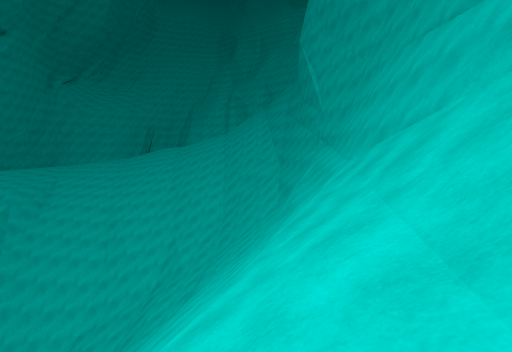
[1] (above)

24 first-person views from a walk through a 3-D level made in the Unity game engine. The camera is 1.3 m above the floor, tilts 6° down and sees 85° across. The floor is counted in squares, 2 m on a side. Each view is taken from the middle of a square. On the plan, view 1 faces up. The plan holds only what a view shows up to about 9 squares ahead; the rest is blank. The place goes on beyond the plan. The player character is not drawn.

[2]
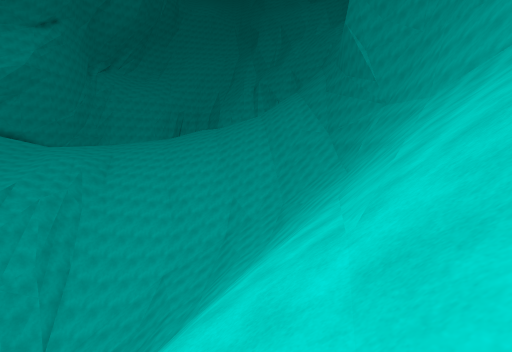

[3]
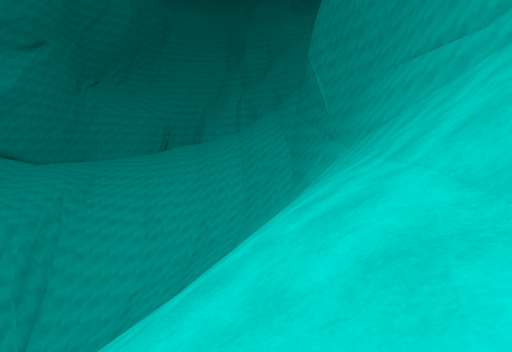

[4]
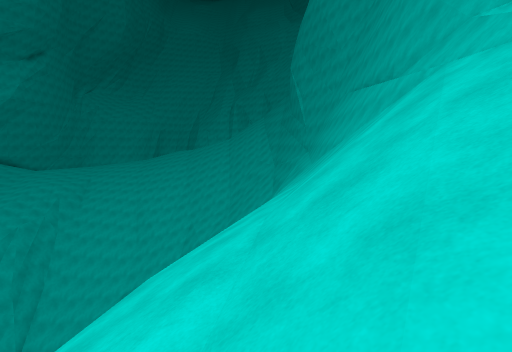

[5]
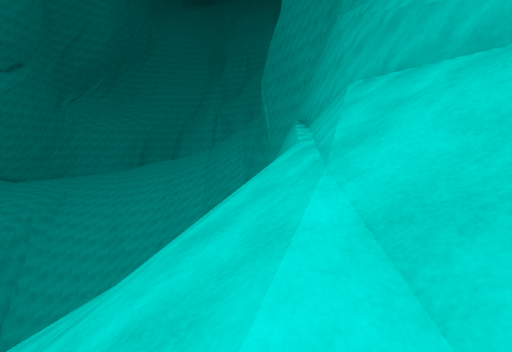

[6]
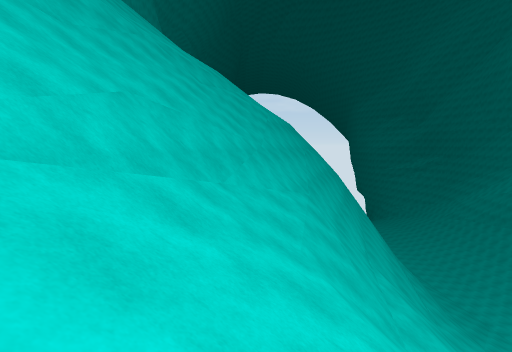

[7]
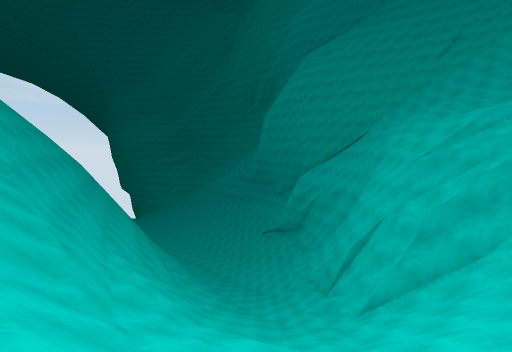

[8]
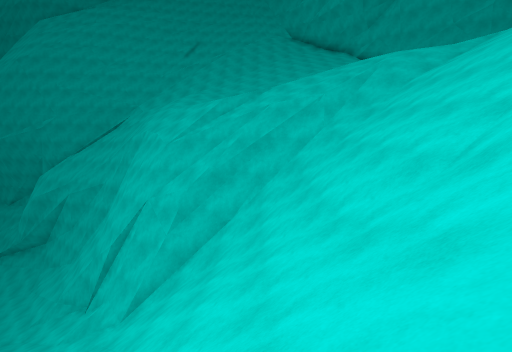

[9]
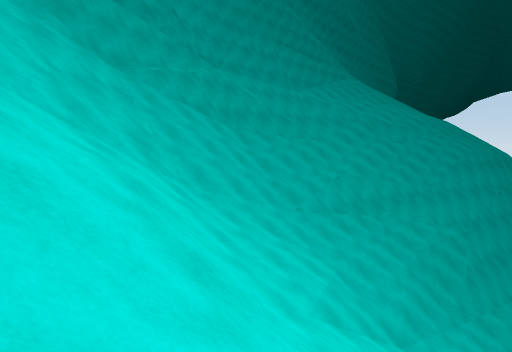

[10]
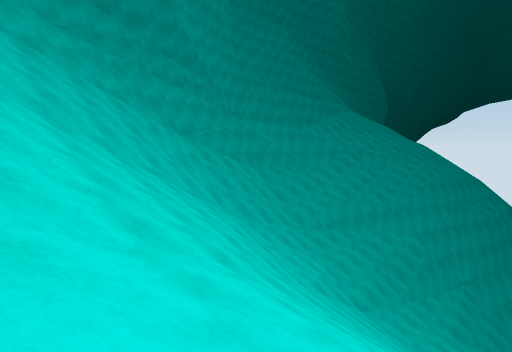

[11]
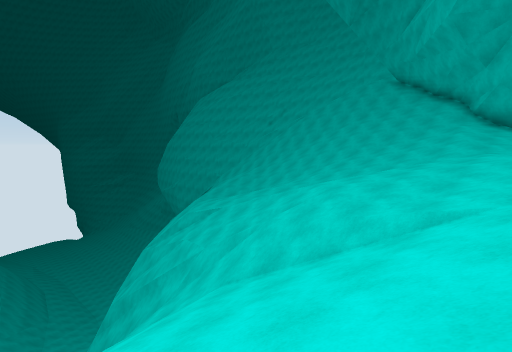

[12]
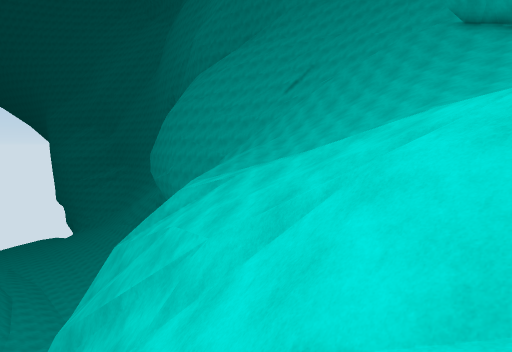

[13]
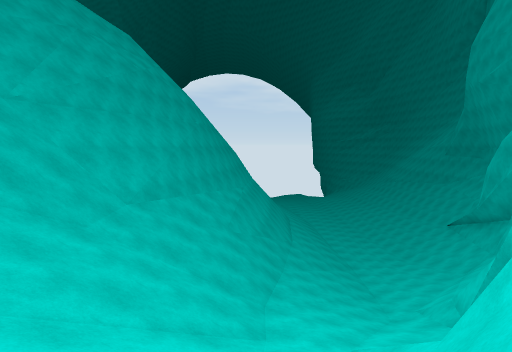

[14]
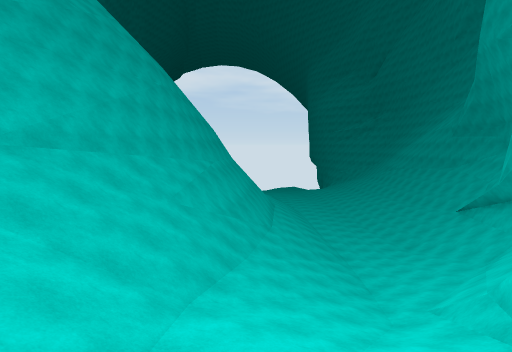

[15]
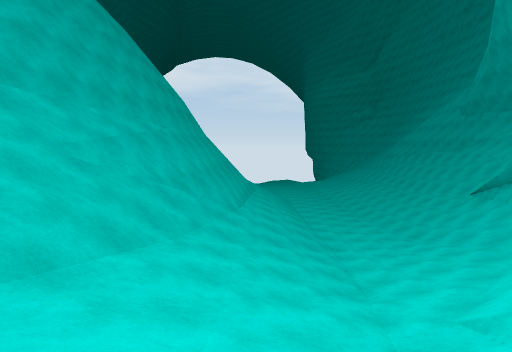

[16]
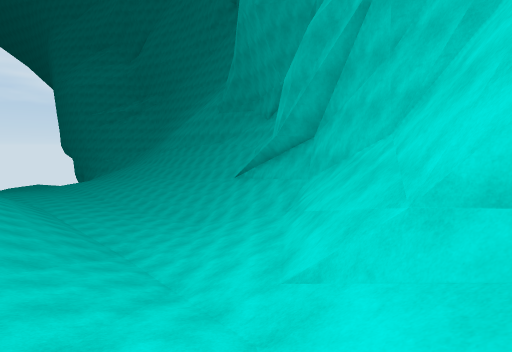

[17]
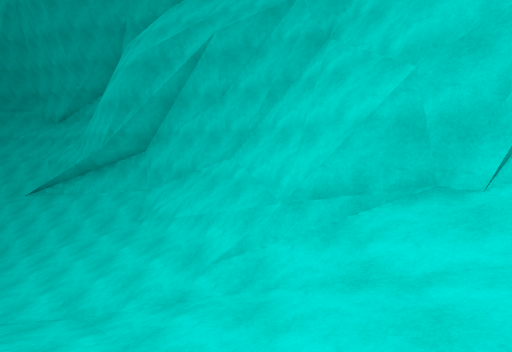

[18]
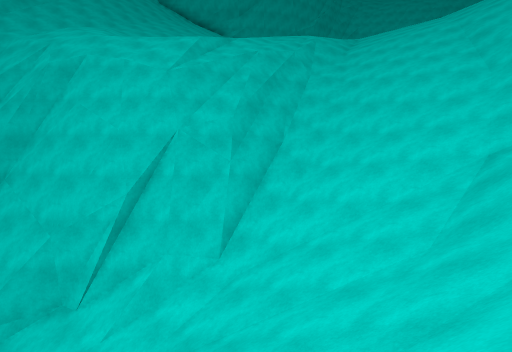

[19]
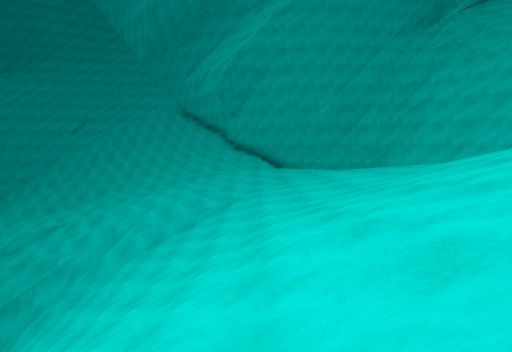

[20]
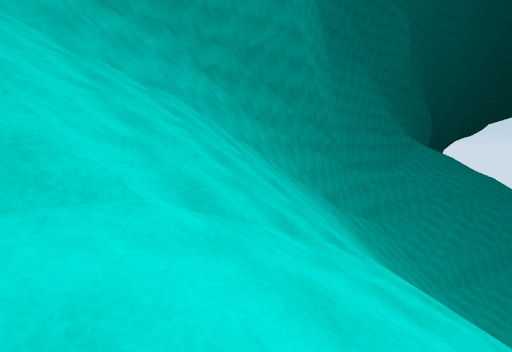

[21]
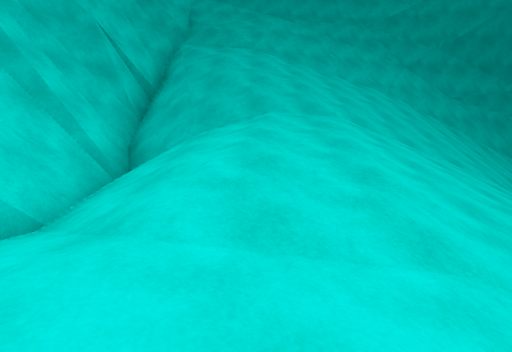

[22]
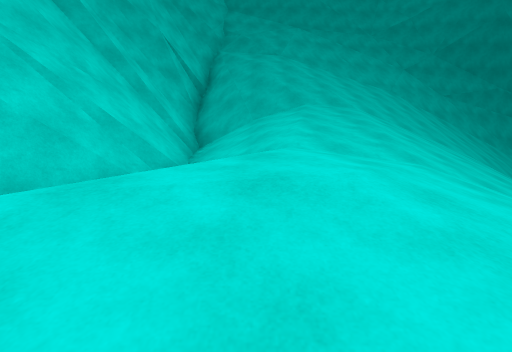

[23]
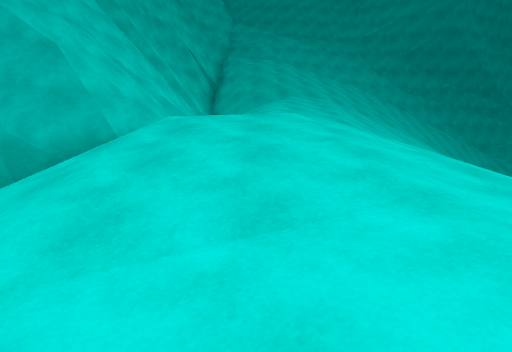

[24]
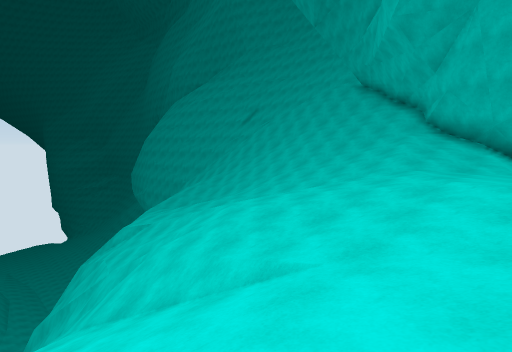

### Floor plan
Key: @ floor where view 1 was taken; # wall or solid block; . main floor; - floor 0.75 m lower than the main floor; : floor 1 m higher than the main floor; + floor 1.75 m higher than the main floor; _ floor 3 m lower than the main floor; * floor 3.25 m higher than the main floor; % floor 4 m higher than the main floor; < floor 4 m lower than the main floor; ( floor 23 m lower than the main floor; ! floor 24 m lower than the main floor; ? floor 24.75 m lower than the main floor; / step, stairs or slope; = window, fence, low wall or low ledge; ^ raised ledge; v drop or lower ground.
Columns run from 24 left of view 1 to 4 right of it. Each row starts with its distance up from view 1.
 29               ///#v/=^####
 28              /// /#//##v###
 27             :///***///#v/=#
 26            :://**%///////=#
 25             +////*///////##
 24           :::////////////#
 23           :::////////////#
 22           ::::///////////#
 21   ##/.........///////////#
 20   #//...//-//////////////#
 19  ##///../////////////////#
 18   ////---////////////////#
 17    ////--////////////////#
 16 /////// ////////////////###
 15 /////// //=////// /////=###
 14   ////////v#//////////////#
 13    ///////v#/////////////##
 12     //_///v#/////////////##
 11        //=v#/////////////#
 10        <//v##/////////=//#
  9        ///v##/////////#//#
  8       //vv##///////=//#//#
  7      //vv##////////#/=#/=#
  6      vvv #/////////#/v//=##
  5       v ##////////##/=//=###
  4        ###//////#=#v////=//#
  3       ##////////##vv///////#
  2      ##=///////###vv#//////##
  1     ###//(/////#  vvv//////##
  0     #//////////#  vvv///@//=#
 -1     #///!/////##  v  //////=#
 -2    ##//!?///#/#      ///////#
 -3     //???///###        /////
 -4     // ??///            / /

Where each view was taken, in squares from view 1:
view 1: 0 up, 0 right, facing up
view 2: 2 down, 3 left, facing up
view 3: 3 down, 1 left, facing up
view 4: 4 down, 0 right, facing up
view 5: 4 down, 2 right, facing up
view 6: 12 up, 3 left, facing down
view 7: 12 up, 4 left, facing down-left
view 8: 12 up, 5 left, facing left
view 9: 17 up, 6 left, facing down-right
view 10: 20 up, 8 left, facing down-right
view 11: 20 up, 10 left, facing down-left
view 12: 17 up, 12 left, facing down-left
view 13: 10 up, 11 left, facing down
view 14: 8 up, 12 left, facing down
view 15: 6 up, 13 left, facing down
view 16: 5 up, 13 left, facing down-left
view 17: 4 up, 11 left, facing left
view 18: 5 up, 7 left, facing up-left
view 19: 20 up, 5 left, facing left
view 20: 24 up, 4 left, facing down-right
view 21: 25 up, 8 left, facing right
view 22: 26 up, 10 left, facing right
view 23: 26 up, 13 left, facing right
view 24: 21 up, 12 left, facing down-left
